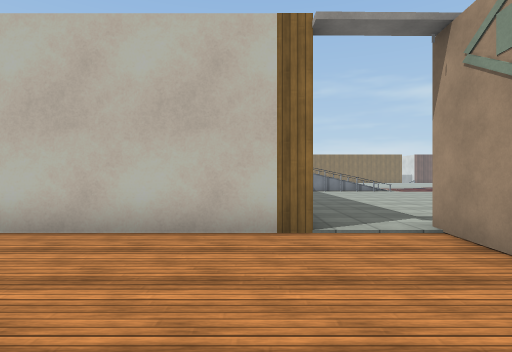
View 1 (above)

12 first-person views from a walk through a scene from a Unity 3-D project. The camera is 1.3 m above the floor, looks level and sees 80° across. The floor is counted in squares, 1.49 m on a side. Each view is taken from the middle of a square. On the plan, view 1 faces up. The plan holds only what a view shows up to about 11 squares ahead; the rest is blank. The place goes on beyond the plan. The player character is not drawn. Some animated figures are not drawn. Some surface patterns are stand-ins.

View 2
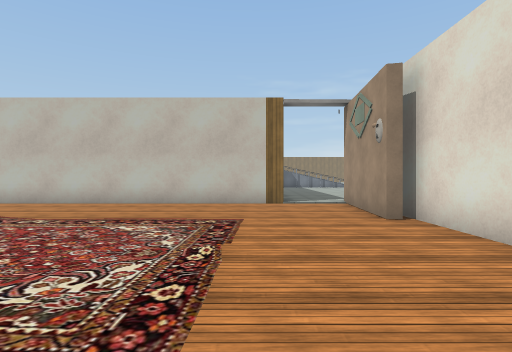

View 3
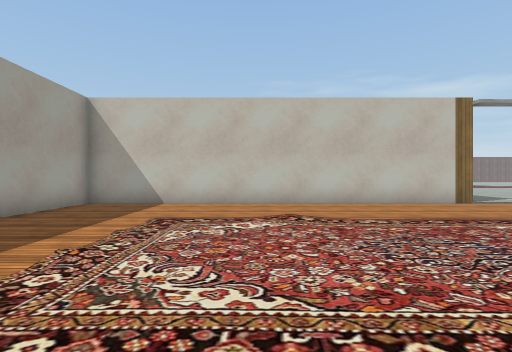

View 4
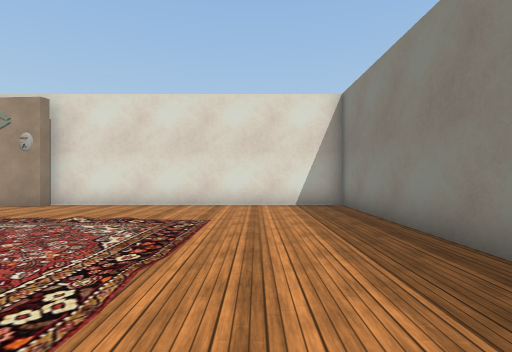

View 5
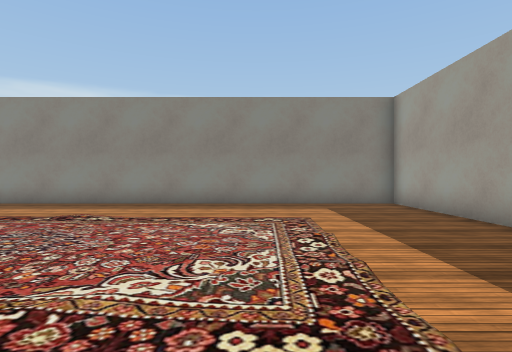

View 6
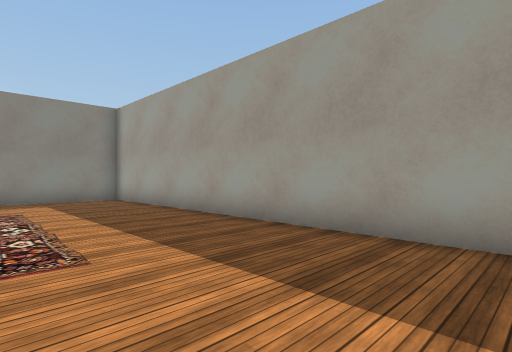

View 7
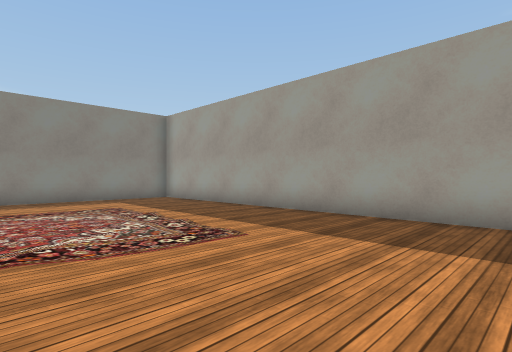

View 8
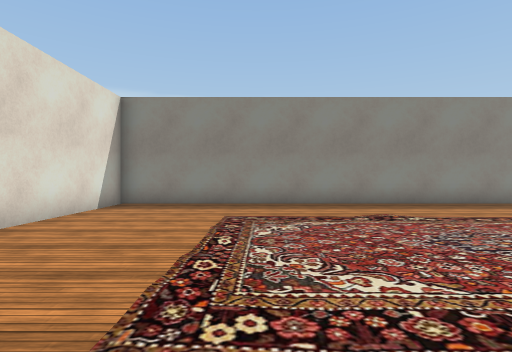

View 9
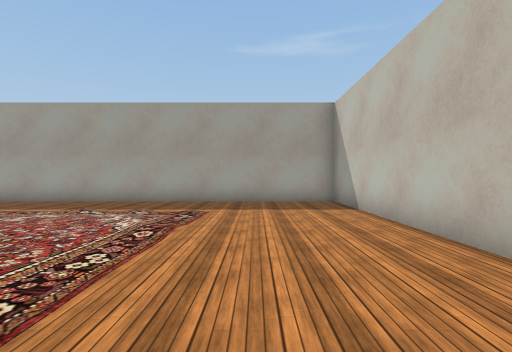

View 10
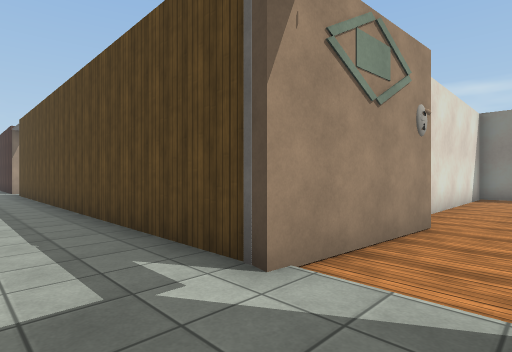

View 11
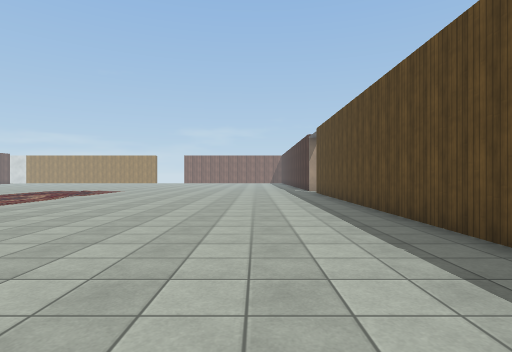

View 12
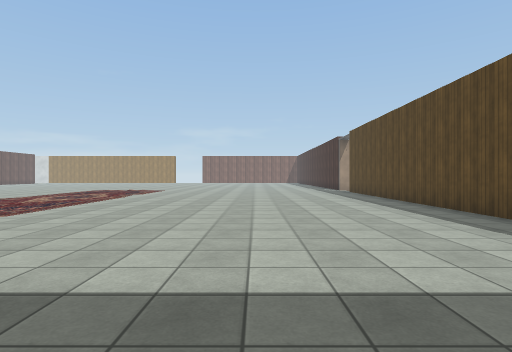

### Floor plan
Points are (right, up) in squares from view 1. A wall is a line through its corners. A room is listed if a view was taken in it or the views show most of it. See-through windows are left out.
Room 1 (views 1, 2, 3, 4, 5, 6, 7, 8, 9)
walls: (2.6, 1.1) (2.9, 5.1); (0.9, 4.7) (-11.3, 4.7) (-11.3, -7.6) (3.3, -7.6) (3.3, 1.9)
ways out: opening at (1.5, 5) to room 2
Room 2 (views 10, 11, 12)
walls: (3.1, 4.9) (13.5, 4.9)
ways out: opening at (1.5, 5) to room 1

Positions as (right, up) in squares from view 1, and headings:
1: (0, 0), facing up
2: (0, -5), facing up
3: (-6, -5), facing up
4: (-6, -5), facing right
5: (-7, 2), facing down
6: (-7, 4), facing down-left
7: (-5, 4), facing down-left
8: (-1, 2), facing down
9: (-1, 2), facing left
10: (1, 7), facing down-right
11: (2, 8), facing right
12: (1, 10), facing right
